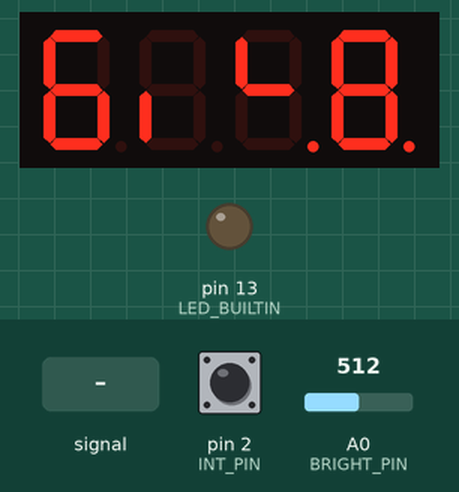
Simulated run of this sketch. Board: Arduino Uno, built with avr-gcc and run on an emulated ATmega328P. Shown: 4-digit seven-segment display, output pins drawn as LEDs (lit = HIGH). Wiring (inferred from the names in the program): 4-digit 7-segment display, segments lit when LOW: segments pin 4, pin 5, pin 7, pin 8, pin 10, pin 9, pin 11, pin 6; digit selects pin 12, pin 0, pin 1, pin 3. The test bench sets the inputs (shaded band); at power-on: A0 (BRIGHT_PIN) = 512, pin 2 (INT_PIN) HIGH. The local clock reads 2024-03-15 10:24:30 at power-on unless the sketch sets it; the sensor or clock chip raises its interrupt line as the real part does; the segment pins are drawn as the display they are named for; pins used as bus, display or sensor lines are not drawn.

Above: at 1.2 s.
1.3 s: A0 (BRIGHT_PIN) fed a 50 Hz sine of ±306 counts around its level
At 2.3 s:
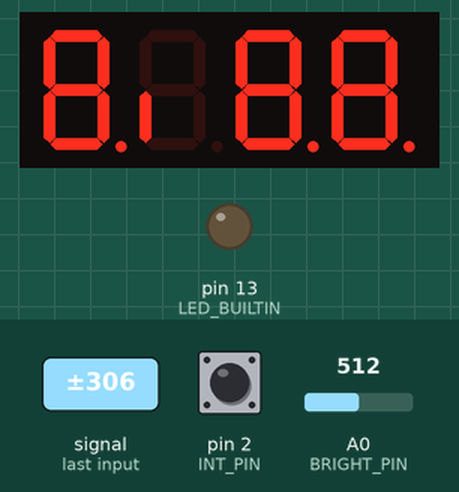
4.0 s: A0 (BRIGHT_PIN) set to 50
At 4.8 s:
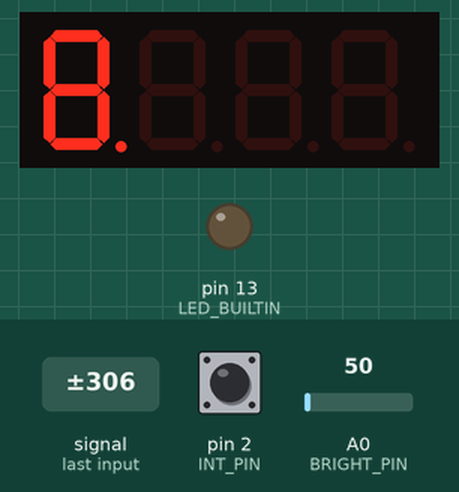
5.5 s: A0 (BRIGHT_PIN) set to 58
At 6.2 s:
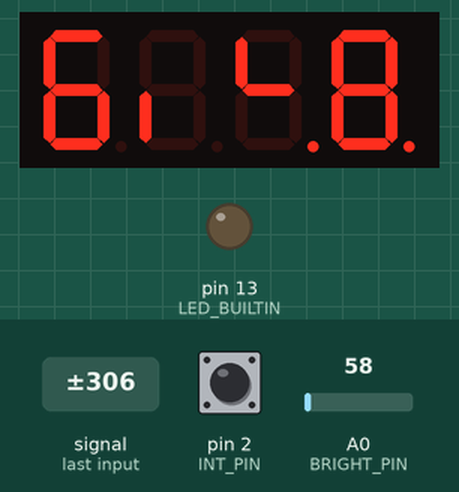
7.0 s: A0 (BRIGHT_PIN) set to 0
At 7.8 s:
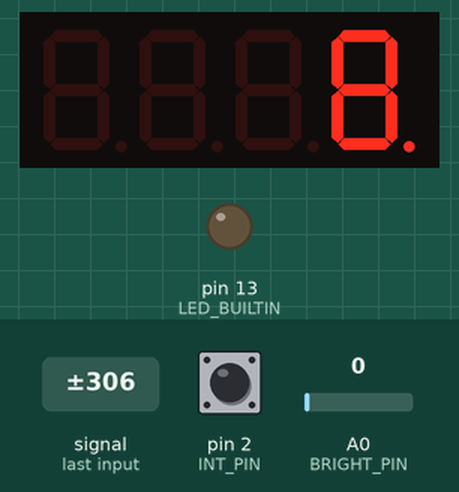
8.5 s: A0 (BRIGHT_PIN) set to 122
At 9.4 s:
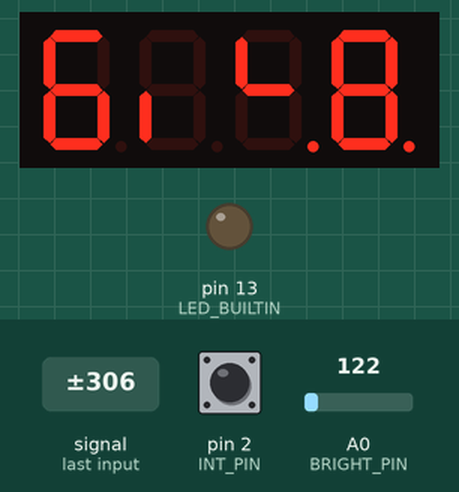
Timing chart, 0 to 11.0 s (numbered marks = the images above; inputs shaded):
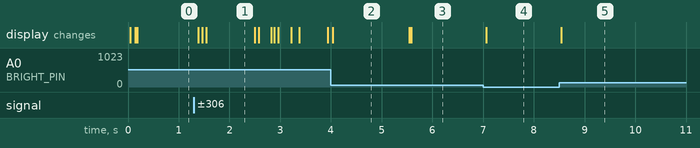

The sketch:

main_v1.ino
```cpp
// Main Code for Clock, Peter Costescu
// https://adafruit.github.io/RTClib/html/index.html reference for RTCLib
#include "RTClib.h"
#include "display.h"
RTC_DS3231 rtc;
bool alarm_triggered = false;

Display disp;

#define INT_PIN 2 // connect to _INT/SQW, no pullup needed
#define BRIGHT_PIN A0

void print_current_time();
void on_alarm();
void set_alarm(DateTime alarm_time);

void setup ()
{

  pinMode(LED_BUILTIN, OUTPUT);
  digitalWrite(LED_BUILTIN, LOW);
  if (!rtc.begin())
  {
    while (true)
    {
      digitalWrite(LED_BUILTIN, HIGH);
      delay(300);
      digitalWrite(LED_BUILTIN, LOW);
      delay(300);
    }
  }

  disp.init();
  disp.set_data_time(10, 30);
  //rtc.adjust(DateTime(F(__DATE__), F(__TIME__)));
  rtc.disable32K(); // 32K wave gen not needed, wastes power
  // clear & disable registers, which persist through reupload/reboot
  rtc.clearAlarm(1);
  rtc.clearAlarm(2);
  rtc.writeSqwPinMode(DS3231_OFF); // turn from square wave mode to int mode
  rtc.disableAlarm(2); // not used

  // set interrupt pin
  pinMode(INT_PIN, INPUT_PULLUP);
  attachInterrupt(digitalPinToInterrupt(INT_PIN), on_alarm, FALLING); // calls onAlarm on falling edge. INT_PIN normally high.

  // schedule alarm 5 seconds in future
  DateTime alarm_time = rtc.now() + TimeSpan(5);
  set_alarm(alarm_time);
}

long prev_millis = 0;
int epsilon = 100; // every 10 milliseconds, update the display from the clock

void loop ()
{
    //print_current_time();

    // display the current time to the display
    disp.set_brightness(analogRead(BRIGHT_PIN));
    if (millis() - prev_millis > epsilon)
    {
      DateTime current = rtc.now();
      disp.set_data_time(current.hour(), current.minute());
      prev_millis = millis();
    }
    // if Set Alarm Button is pressed, clear the current alarm and set a new one.

    // handle checking for alarms
    if (alarm_triggered)
    {
      alarm_triggered = false;
      // handle the triggered alarm
      DateTime current = rtc.now();

      rtc.clearAlarm(1);
      // now set the new alarm
      // preserve hour, minute, second, increment day.
      //set_alarm(current + TimeSpan(0, 0, 1, 0)); // temporarily disable alarm for testing.
    }

    //delay(1000);
}

void set_alarm(DateTime alarm_time)
{
  if (!rtc.setAlarm1(alarm_time, DS3231_A1_Hour)) //  DS3231_A1_Hour means hour, minute, and second must match
  {
    Serial.println("Error, couldn't set alarm.");
  }
  else
  {
    char format[] = "MMM DD YYYY hh:mm:ss";
    Serial.print("Alarm will happen at ");
    Serial.println(alarm_time.toString(format));
  }
}
void on_alarm()
{
  alarm_triggered = true;
}
```

display.cpp
```cpp
// display.cpp
// Seven Segment display class, Peter Costescu

#include "display.h"

Display* Display::current_disp = NULL;

void Display::write_digit(byte section, byte digit, bool dps_on)
{
  //Serial.println("Writing digit " + String(digit) + " on section " + String(section));
  // set the section
  for (int i = 0; i < NUM_SECTIONS; i++)
  {
      digitalWrite(section_pins[i], i != section); // if i == section, write low (false)
  }

  // enable pins
  for (int i = 0; i < NUM_SEGMENTS; i++)
  {
    digitalWrite(segment_pins[i], number_patterns[digit][i]);
  }

  // display point
  digitalWrite(segment_pins[POINT], dps_on);
}

void Display::refresh_display()
{
  for (int i = 0; i < NUM_PINS; i++) // include display point
  {
    digitalWrite(segment_pins[i], LOW);
  }

  if (pwm_counter < pwm_thresh)
    write_digit(section, data[section], dps[section]);

  section++;
  if (section == NUM_SECTIONS) // wrap back to 0, update pwm
  {
    section = 0;
    pwm_counter = (pwm_counter + 1) % pwm_max;
  }
}

void Display::init()
{
  current_disp = this;
  // initalize segment pins, set to low (off)
  for (int i = 0; i < NUM_PINS; i++)
  {
    pinMode(segment_pins[i], OUTPUT);
    digitalWrite(segment_pins[i], LOW);
  }

  // initalize section pins, set to high (disabled)
  for (int i = 0; i < NUM_SECTIONS; i++)
  {
    pinMode(section_pins[i], OUTPUT);
    digitalWrite(section_pins[i], HIGH);
  }

  // calculate and store pin assignments per digit
  for (int numeral = 0; numeral <= 9; numeral++)
  {
    String pattern = numbers[numeral]; // ex. "ABCD"

    // assign number patterns. when writing a digit, loop through number_patterns[digit] and assign high or low to the output pins in order
    for (int i = 0; i < NUM_SEGMENTS; i++)
    {
        number_patterns[numeral][i] = (pattern.indexOf(letters[i]) != -1); // true if pattern contains letters[i]
    }
  }

  // set dps
  bool dps_settings[NUM_SECTIONS] = {false, true, false, false};
  set_dps(dps_settings);

  // attach interrupt
  Timer1.initialize();
  Timer1.attachInterrupt(interrupt_callback, 200); // 200 microseconds
}

void Display::set_data_ind(byte ind, byte val)
{
  if (ind >= 0 && ind < NUM_SECTIONS && val < 10)
    data[ind] = val;
}

void Display::set_data_time(byte hrs, byte mns)
{
  if (hrs < 0 || hrs >= 24 || mns < 0 || mns >= 60)
    return;
  data[0] = hrs / 10;
  data[1] = hrs % 10;
  data[2] = mns / 10;
  data[3] = mns % 10;
}

void Display::set_dp(byte ind, bool val)
{
  if (ind >= 0 && ind < NUM_SECTIONS)
    dps[ind] = val;
}

void Display::set_dps(bool vals[NUM_SECTIONS])
{
  for (int i = 0; i < NUM_SECTIONS; i++)
  {
    dps[i] = vals[i];
  }
}

void Display::interrupt_callback()
{
  current_disp->refresh_display();
}

void Display::set_brightness(int pot)
{
  pwm_thresh = (pot * pwm_max) / 1023; // pot 0-1023
}
```

display.h
```cpp
// display.h
// Seven Segment Display class, Peter Costescu

#include <TimerOne.h>

#define NUM_PINS 8
#define POINT (NUM_PINS - 1) // the last segment
#define NUM_SEGMENTS 7 // point does not count as a segment
#define NUM_SECTIONS 4
#define NUM_NUMERALS 10
class Display
{
  private:
    // which segments to make numerals 0-9?
    String numbers[NUM_NUMERALS] = {"ABCDEF", "BC", "ABGED", "ABGCD", "FGBC", "AFGCD", "AFGECD", "ABC", "ABCDEFG", "ABGFC"}; //0=ABCDEF, 1 = BC, etc.
    char letters[NUM_SEGMENTS] = {'A', 'B', 'C', 'D', 'E', 'F', 'G'};
    bool number_patterns[10][7]; // ten numerals, seven segments
    // number patterns[0] is {1, 1, 1, 1, 1, 0} (1 for A-F, 0 for G)

    byte segment_pins[NUM_PINS] = {4, 5, 6, 7, 8, 9, 10, 11}; // A, B, C, D, E, F, G, P
    byte section_pins[NUM_SECTIONS] = {12, 0, 1, 3};

    // data arrays
    byte data[NUM_SECTIONS] = {0, 0, 0, 0};
    bool dps[NUM_SECTIONS] = {false, false, false, false}; // points have their own array
    int section = 0;

    // pwm brightnes
    byte pwm_counter = 0;
    byte pwm_max = 20;
    byte pwm_thresh = 5; // integer arithmetic for threshold, not floating duty cycle

    void refresh_display();
    void write_digit(byte section, byte digit, bool dps_on);
    static void interrupt_callback();
    static Display *current_disp;

  public:
    void init();
    void set_data_ind(byte ind, byte val);
    void set_data_time(byte hrs, byte mns);
    void set_dp(byte ind, bool val);
    void set_dps(bool vals[NUM_SECTIONS]);
    void set_brightness(int pot);
};
```

Measured:
- the behaviour switches between 51 and 52 on A0 (BRIGHT_PIN) (found by bisection; images 2 and 3)
- after the input at 1.3 s, the display: changes after 0.08 s (image 1)
- after the input at 4.0 s, the display: changes at once (image 2)
- after the input at 5.5 s, the display: first changes at once (image 3 shows a later state)
- after the input at 7.0 s, the display: changes after 0.06 s (image 4)
- after the input at 8.5 s, the display: changes at once (image 5)
- what the display in image 1 shows lasts 1.0 s, from 1.5 s to 2.5 s
